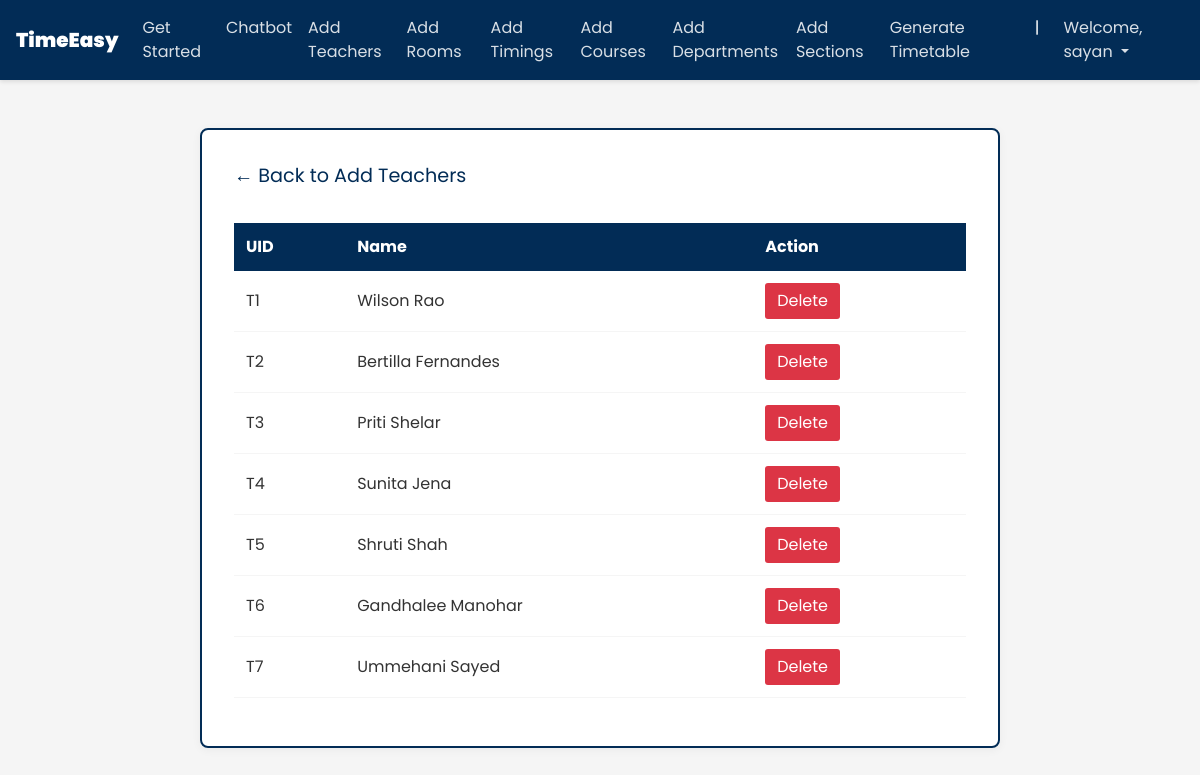
The page /teachers_list/ (signed in) on the database its author committed.
### ttgen/models.py (models this page shows, shortened)
class Instructor(models.Model):
    uid = models.CharField(max_length=6)
    name = models.CharField(max_length=25)

### ttgen/views.py (the view)
# urls.py: path('teachers_list/', views.inst_list_view , name='editinstructor'),
@login_required
def inst_list_view(request):
    context = {
        'instructors': Instructor.objects.all()
    }
    return render(request, 'inslist.html', context)

### templates/inslist.html (shortened to what this page needs)
<!DOCTYPE html>
<html lang="en">
<head>
	<link rel="stylesheet" href="https://maxcdn.bootstrapcdn.com/bootstrap/4.0.0/css/bootstrap.min.css">
</head>
<body>
        <header>
            <nav class="navbar navbar-expand-md navbar-dark fixed-top">
              <a class="navbar-brand" href="#">
                  <b>TimeEasy</b>
              </a>
              <div class="collapse navbar-collapse" id="navbarCollapse">
                  <ul class="navbar-nav ml-auto">
                      <li class="nav-item active">
                          <a class="nav-link" href="{% url 'admindash' %}">Get Started</a>
                      </li>
                      <li class="nav-item active">
                        <a class="nav-link" href="{% url 'chat' %}" style="color: #fff;">Chatbot</a>
                      </li>
                      <li class="nav-item">
                          <a class="nav-link" href="{% url 'addInstructors' %}">Add Teachers</a>
                      </li>
                      <li class="nav-item">
                          <a class="nav-link" href="{% url 'addRooms' %}">Add Rooms</a>
                      </li>
                      <li class="nav-item">
                          <a class="nav-link" href="{% url 'addTimings' %}">Add Timings</a>
                      </li>
                      <li class="nav-item">
                          <a class="nav-link" href="{% url 'addCourses' %}">Add Courses</a>
                      </li>
                      <li class="nav-item">
                          <a class="nav-link" href="{% url 'addDepts' %}">Add Departments</a>
                      </li>
                      <li class="nav-item">
                          <a class="nav-link" href="{% url 'addSections' %}">Add Sections</a>
                      </li>
                      <li class="nav-item">
                          <a class="nav-link" href="{% url 'generate' %}">Generate Timetable</a>
                      </li>
                      <li class="nav-item" style="color: var(--white); padding: 8px 16px;">|</li>
                      <li class="nav-item dropdown">
                          <a class="nav-link dropdown-toggle" href="#" id="dropdown03" data-toggle="dropdown"
                             aria-haspopup="true" aria-expanded="false">
                              Welcome, {{ user.first_name }}
                          </a>
                      </li>
                  </ul>
              </div>
            </nav>
        </header><br><br>
        {% block content %}
        <div class="container">
            <fieldset class="fieldset">
                <a href="{% url 'addInstructors'%}" class="tablink">← Back to Add Teachers</a>
                <div class="tabcontent" id="edit">
                    <table class="table1">
                        <thead>
                            <tr>
                                <th>UID</th>
                                <th>Name</th>
                                <th>Action</th>
                            </tr>
                        </thead>
                        <tbody>
                            {% for inst in instructors %}
                            <tr>
                                <td>{{ inst.uid }}</td>
                                <td>{{ inst.name }}</td>
                                <td>
                                    <form action="{% url 'deleteinstructor' inst.id %}" method="post">
                                        <input type="submit" value="Delete" class="cross">
                                    </form>
                                </td>
                            </tr>
                            {% endfor %}
                        </tbody>
                    </table>
                </div>
            </fieldset>
        </div>
        {% endblock %}
</body>
</html>

### templates/inslist.html (style rules this page uses)
:root { --primary-blue: #022c56; --dark-blue: #0D47A1; --light-blue: #E3F2FD; --white: #FFFFFF; --light-gray: #F5F5F5; }
body { padding-top: 3rem; padding-bottom: 3rem; color: #333; font-family: "Poppins"; overflow-x: hidden; background-color: var(--light-gray); }
nav { font-family: "Poppins"; background: var(--primary-blue) !important; box-shadow: 0 2px 4px rgba(0,0,0,0.1); }
.navbar-brand { font-size: 20px; font-family: "Poppins"; color: var(--white) !important; font-weight: 600; }
.nav-link { color: rgba(255,255,255,0.85) !important; transition: all 0.3s ease; }
.fieldset { margin: 2rem auto; padding: 2rem; border: 2px solid var(--primary-blue); background-color: var(--white); box-shadow: 0 2px 10px rgba(0,0,0,0.05); border-radius: 8px; max-width: 800px; }
.table1 { width: 100%; border-collapse: collapse; margin: 1rem 0; }
.table1 th { background-color: var(--primary-blue); color: var(--white); padding: 12px; text-align: left; }
.table1 td { padding: 12px; border-bottom: 1px solid var(--light-gray); }
.tablink { color: var(--primary-blue); text-decoration: none; font-size: 1.2rem; margin-bottom: 1rem; display: inline-block; transition: all 0.3s ease; }
.cross { background-color: #dc3545; color: var(--white); border: none; padding: 6px 12px; border-radius: 3px; cursor: pointer; transition: all 0.3s ease; }

### rows shown on the page
Instructor: uid "T1", name "Wilson Rao"
Instructor: uid "T2", name "Bertilla Fernandes"
Instructor: uid "T3", name "Priti Shelar"
Instructor: uid "T4", name "Sunita Jena"
Instructor: uid "T5", name "Shruti Shah"
Instructor: uid "T6", name "Gandhalee Manohar"
Instructor: uid "T7", name "Ummehani Sayed"

### other values the page prints
{{ user.first_name }} "sayan"
